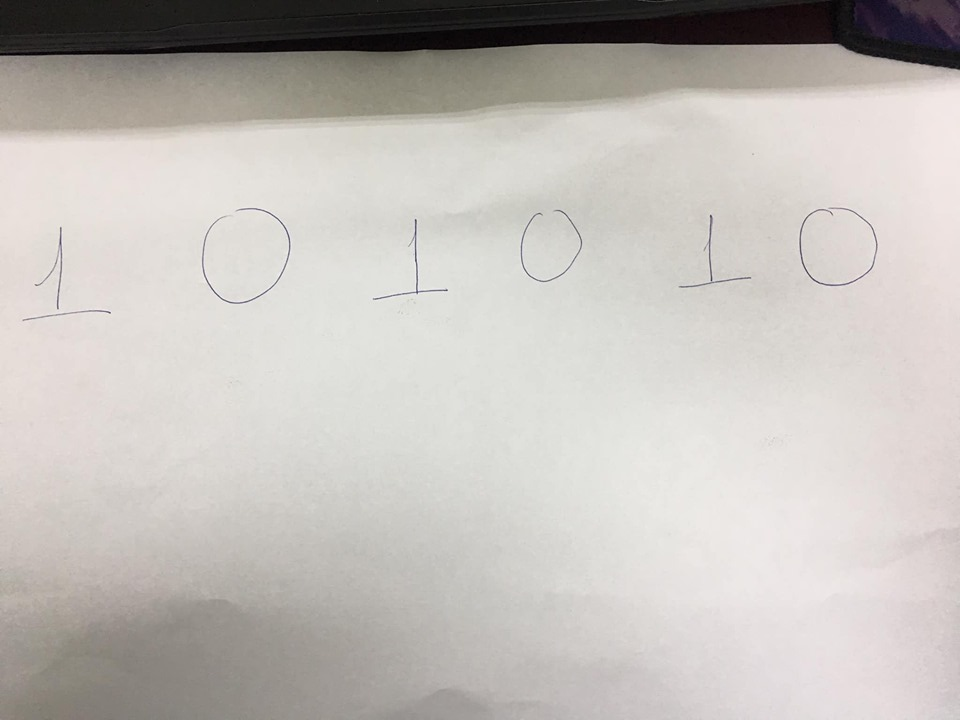
#> input picture image.jpg, 960 x 720 px, given in place of the camera
$ python detect-object.py
#> lines starting #> are read from the running program, lines starting #| are printed output that depends on the picture; after the words box and inside, x2 and y2 are one past the last pixel; in counts of white or black regions, pixels touching at a corner belong together
import cv2
import numpy as np


kernelOpen = np.ones((5, 5))
kernelClose = np.ones((20, 20))

font = cv2.FONT_HERSHEY_COMPLEX

cap = cv2.VideoCapture(0)

while True:
    _, img = cap.read()
#> img is the input picture: shape (720, 960, 3); mean B, G, R 186.2, 190.5, 194.7
    flip_img = cv2.flip(img, 1)
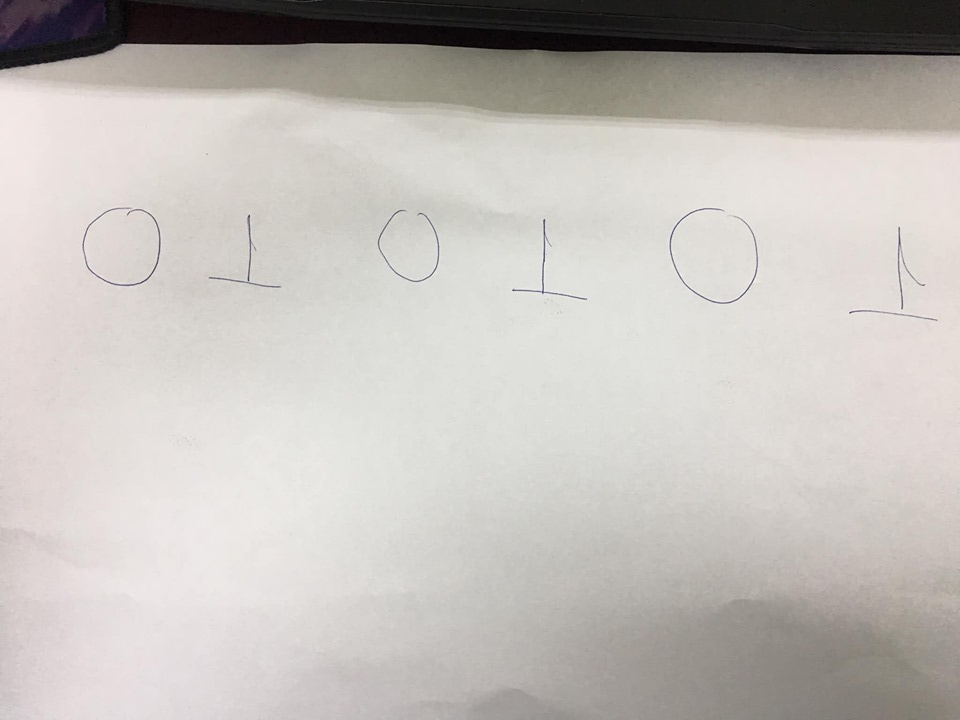
#> flip_img: shape (720, 960, 3); mean B, G, R 186.2, 190.5, 194.7
    hsv = cv2.cvtColor(flip_img, cv2.COLOR_BGR2HSV)
#> hsv: shape (720, 960, 3); mean H, S, V 27.6, 14.7, 194.9

    # lower mask (0-10)
    lower_red = np.array([10,50,50])
    upper_red = np.array([90,255,255])
    lowerMask = cv2.inRange(hsv, lower_red, upper_red)
#> lowerMask: shape (720, 960); every value is 0

    # upper mask (170-180)
    lower_red = np.array([170,50,50])
    upper_red = np.array([255,255,255])
    upperMask = cv2.inRange(hsv, lower_red, upper_red)

    mask = lowerMask + upperMask
    maskOpen = cv2.morphologyEx(mask, cv2.MORPH_OPEN, kernelOpen)
    maskClose = cv2.morphologyEx(maskOpen, cv2.MORPH_OPEN, kernelClose)
    maskFinal = maskClose

    ctrs,_ = cv2.findContours(maskFinal.copy(), cv2.RETR_EXTERNAL, cv2.CHAIN_APPROX_SIMPLE)
#> ctrs = []

    rects = [cv2.boundingRect(ctr) for ctr in ctrs]
#> rects = []
    i = 0
    for rect in rects:
        i = i + 1
        print(rect[0],'-',rect[1])
        print(rect[0]+rect[2] ,'-', rect[1] + rect[3])
        cv2.rectangle(flip_img, (rect[0], rect[1]), (rect[0] + rect[2], rect[1] + rect[3]), (255, 0, 0), 10)
        cv2.putText(flip_img, str(i+1),(rect[0],rect[1] + rect[3]), font, 1,(0,0,0),2,cv2.LINE_AA)
#> this loop made 0 passes
#> after the loop, i = 0

    cv2.imshow('image',flip_img)
    cv2.imshow('open',maskOpen)
    cv2.imshow('close',maskClose)

    if cv2.waitKey(1) & 0xFF == ord('q'):
#> (key q is pressed here)
        break

# When everything done, release the capture
cap.release()
cv2.destroyAllWindows()

$ run again, on me.jpg
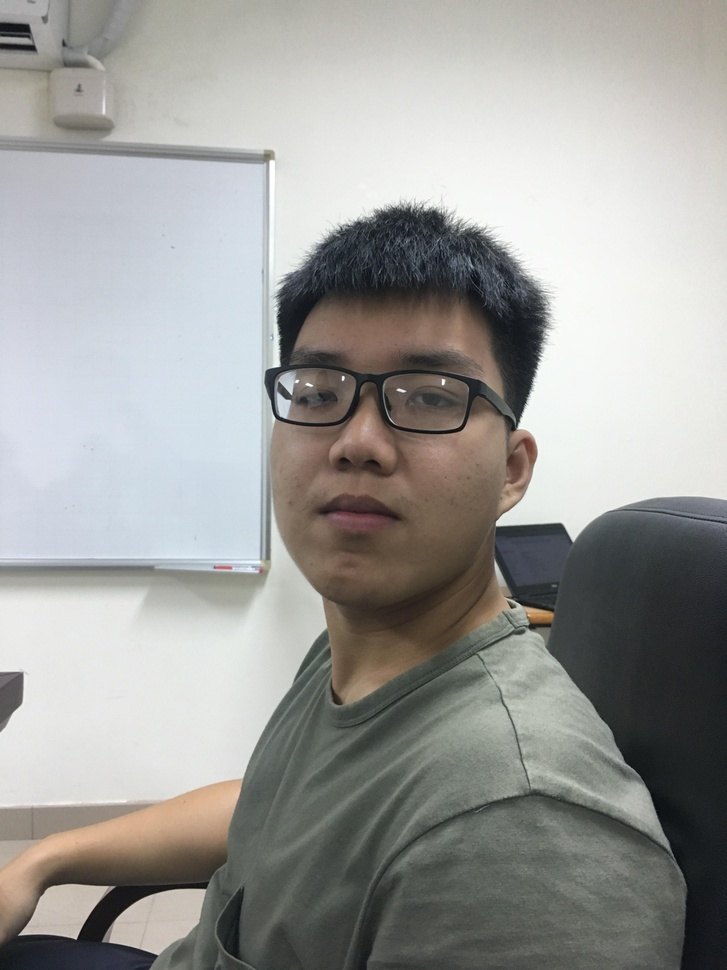
#> input picture me.jpg, 727 x 970 px, shrunk from 3024 x 4032 before the run, given in place of the camera
#> img is the input picture: shape (970, 727, 3); mean B, G, R 153.6, 156.4, 156.6
#> hsv: shape (970, 727, 3); mean H, S, V 55.4, 23.2, 161.4
#> `lowerMask = cv2.inRange(hsv, lower_red, upper_red)`:
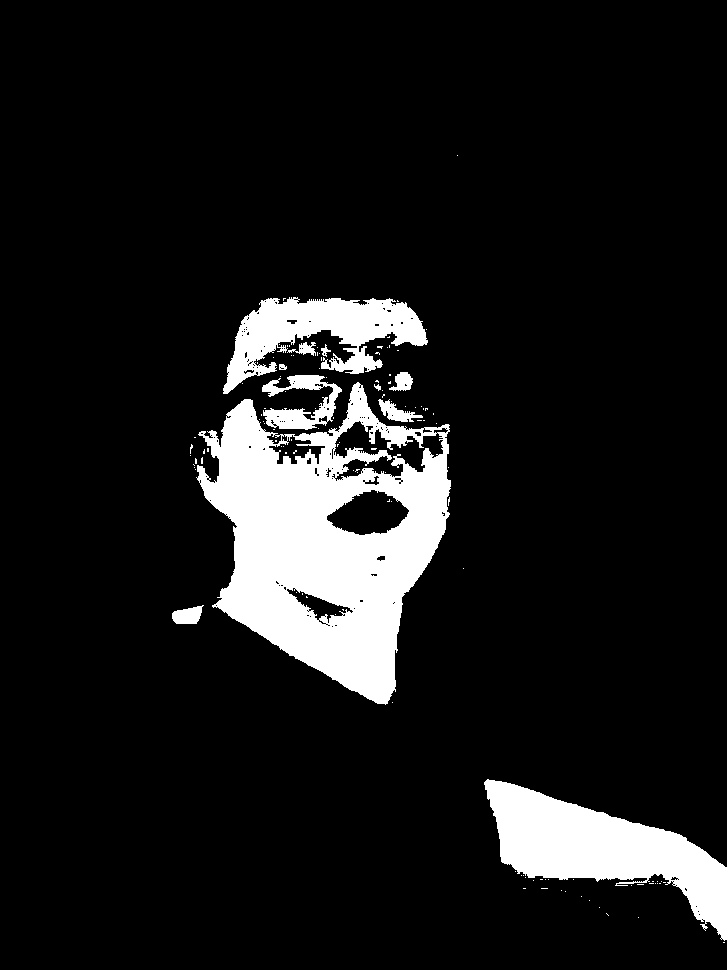
#> lowerMask: shape (970, 727); 10.2% white; 124 white regions (113 under 20 px), largest, box (x1, y1, x2, y2) and area: (196, 382, 451, 705) 43143, (484, 779, 727, 941) 16101, (223, 297, 428, 394) 9152
#> upperMask: shape (970, 727); 0.13% white; 11 white regions (9 under 20 px), largest, box (x1, y1, x2, y2) and area: (334, 502, 401, 528) 843, (495, 566, 511, 569) 43
#> maskOpen: shape (970, 727); 9.8% white; 19 white regions, largest, box (x1, y1, x2, y2) and area: (197, 384, 451, 704) 41022, (485, 780, 727, 940) 15874, (224, 298, 426, 393) 7650
#> maskClose: shape (970, 727); 7.9% white; 4 white regions
#> ctrs = 4 contours; box (x1, y1, x2, y2) and area: (212, 411, 448, 701) 36685, (491, 784, 727, 930) 15122, (312, 302, 376, 345) 2159, (250, 305, 292, 347) 1454
#> rects = [(491, 784, 236, 146), (212, 411, 236, 290), (250, 305, 42, 42), (312, 302, 64, 43)]
#> the loop `for rect in rects:` made 4 passes
#> (printed output is left out)
#> after the loop `for rect in rects:`:
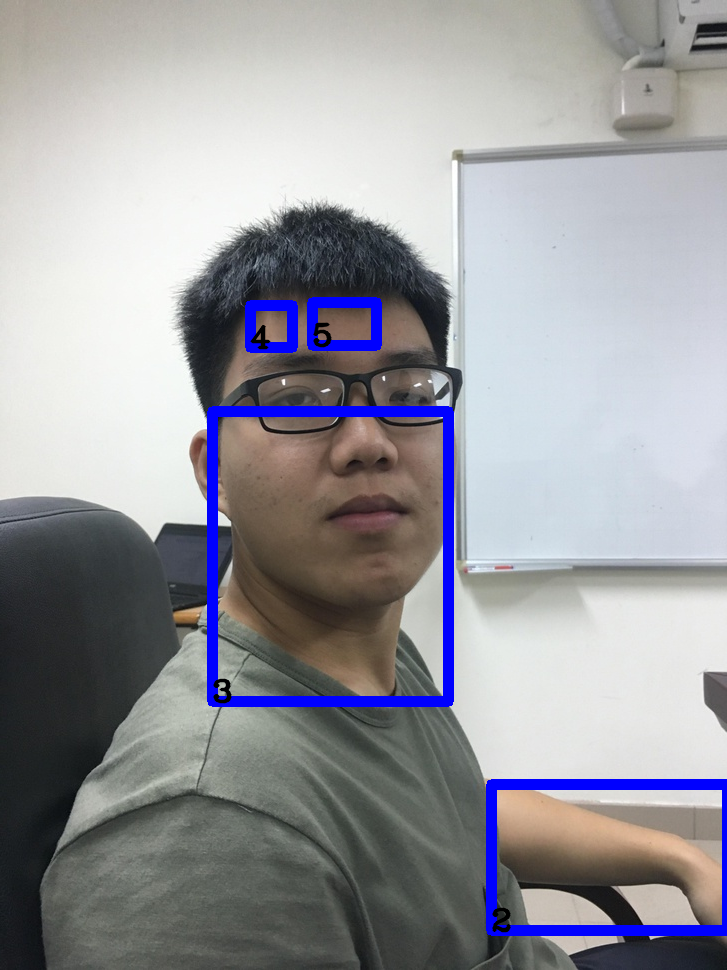
#> flip_img: shape (970, 727, 3); mean B, G, R 157.8, 152.1, 152.1
#> after the loop `for rect in rects:`: i = 4
